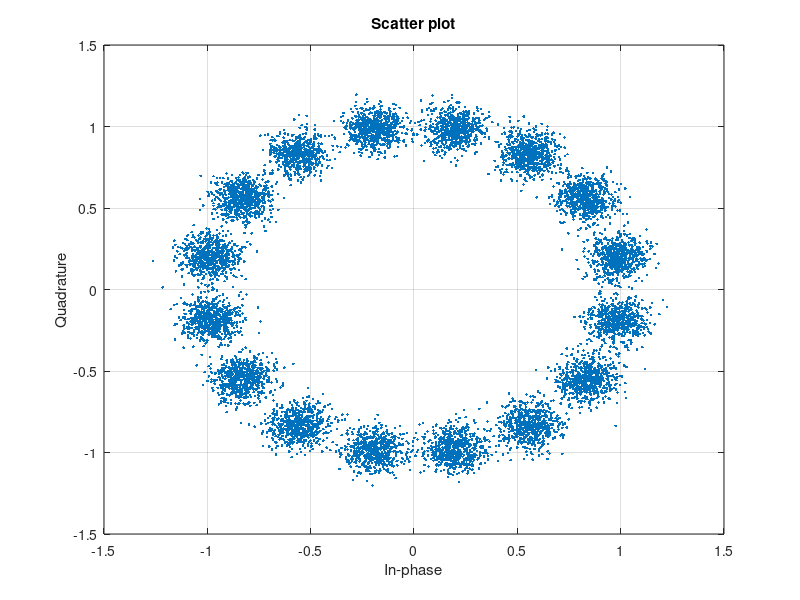

Reproduce this figure in MATLAB. (Note: this script raises an error after producing the figure.)
close all; clear;

N=512;
nullpos = [];
delta_c = 31.250e3; % subcarrier_spacing in Hz
prefix_redundancy = 0.0655; % 6.55%
OF = 2;
Lc = round(prefix_redundancy * N);

% random QPSK data symbols to modulate with OFDM
rng(2025);                              % Set seed for reproducibility
M = 16;
dataSymbols = randi([0 M-1], 10000, 1); % Generate 10000 random 16 QAM
txSig = pskmod(dataSymbols, M, pi/M); % 16 QAM modulation
scatterplot(awgn(txSig,20));
hold on; grid on;

data = txSig.';

[x, u, w] = OFDMmod(data, N, Lc, OF, nullpos);

dem_data = OFDMdem(x, N, Lc, OF, ones(N,1), nullpos);

% gráfico de constelación
scatter(real(dem_data), imag(dem_data));
legend('Transmitted 16 QAM', 'Received 16 QAM', 'Location', 'best');
title('16-QAM Constellation: Transmitted vs Received');
xlabel('In-Phase');
ylabel('Quadrature');